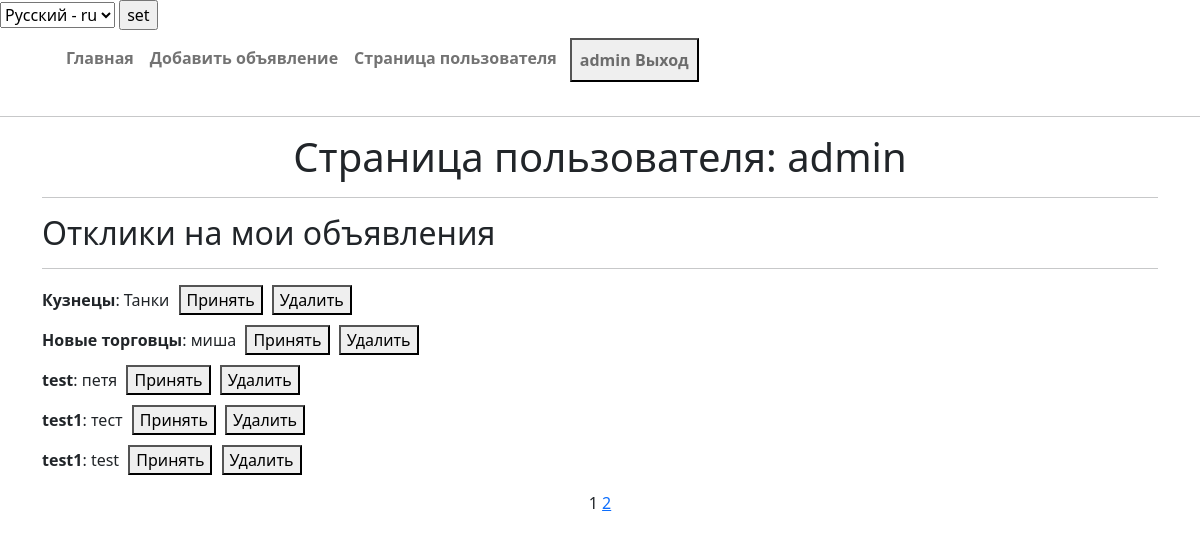
The page /announcements/responses/ (signed in) on the database its author committed.
### board/models.py (models this page shows)
class Response(models.Model):
    announcement = models.ForeignKey(Announcement, on_delete=models.CASCADE, related_name='responses')
    content = models.TextField(verbose_name=_("Content"))
    user = models.ForeignKey(User, on_delete=models.CASCADE)
    is_accepted = models.BooleanField(default=False)
    date_in = models.DateTimeField(auto_now_add=True)

class Announcement(models.Model):
    title = models.CharField(max_length=100, verbose_name=_("Title"))
    user = models.ForeignKey(User, on_delete=models.CASCADE)
    date_in = models.DateTimeField(auto_now_add=True)
    content = HTMLField(verbose_name=_("Content"))
    category = models.ForeignKey(Category, on_delete=models.CASCADE, verbose_name=_("Category"))

### board/views.py (the view)
# urls.py: path('responses/', UserResponsesView.as_view(), name='user_responses'),
class UserResponsesView(LoginRequiredMixin, ListView):
    model = Response
    template_name = 'user_responses.html'
    context_object_name = 'responses'
    ordering = ['-date_in']
    paginate_by = 5
    def get_queryset(self):
        return Response.objects.filter(announcement__user=self.request.user)

### board/templatetags/custom_tags.py (called while the page is built)
@register.simple_tag(takes_context=True)
def url_replace(context, **kwargs):
   d = context['request'].GET.copy()
   for k, v in kwargs.items():
       d[k] = v
   return d.urlencode()

### templates/user_responses.html (shortened to what this page needs)
{% extends 'flatpages/default.html' %}
{% load custom_tags %}
{% load i18n %}
{% block content %}
    <h1>{% trans 'User page' %}: {{ request.user }}</h1>
    <hr>
    <h2>{% trans 'Responses to my ads' %}</h2>
    <hr>
    {% if responses %}
        <ul>
            {% for response in responses %}
                <li>
                    <strong>{{ response.announcement.title }}</strong>: {{ response.content }}
                    <form action="{% url 'accept_response' response.pk %}" style="display:inline;">
                        {% if not response.is_accepted %}
                        <button type="submit">{% trans 'Accept' %}</button>
                        {% endif %}
                    </form>
                    <form action="{% url 'delete_response' response.pk %}" style="display:inline;">
                        <button type="submit">{% trans 'Delete' %}</button>
                    </form>
                </li>
            {% endfor %}
        </ul>
    {% else %}
        <h3>{% trans 'There are no responses' %}</h3>
    {% endif %}
   {{ page_obj.number }}
   {% if page_obj.has_next %}
       <a href="?{% url_replace page=page_obj.next_page_number %}">{{ page_obj.next_page_number }}</a>
   {% endif %}
{% endblock content %}

### templates/flatpages/default.html (shortened to what this page needs)
<!DOCTYPE html>
{% load i18n %}
{% load static %}
<html lang="en">
    <head>
        <link href="{% static 'css/styles.css' %}" rel="stylesheet" />
    </head>
        <body>
            <form action="{% url 'set_language' %}" method="POST"> {% csrf_token %}
                <select name="language" id="">
                    {% get_available_languages as LANGUAGES %}
                    {% get_language_info_list for LANGUAGES as languages %}
                    {% get_current_language as LANGUAGE_CODE %}
                    {% for language in languages %}
                        <option value="{{ language.code }}" {% if language.code == LANGUAGE_CODE %} selected {% endif %}>
                            {{ language.name_local }} - {{ language.code }}
                        </option>
                    {% endfor %}
                </select>
                <input type="submit" value="set">
            </form>
            <nav class="navbar navbar-expand-lg navbar-white bg-white static-top">
                <div class="container">
                    <div class="collapse navbar-collapse" id="navbarResponsive">
                        <ul class="navbar-nav ml-auto">
                            <li class="nav-item active">
                                <a class="nav-link text-grey" href="{% url 'announcement_list' %}"><b>{% trans "Main" %}</b>
                                </a>
                            </li>
                            <li class="nav-item">
                                <a class="nav-link text-grey" href="{% url 'create_announcement' %}"><b>{% trans "Add announcement" %}</b>
                            </a>
                            </li>
                            {% if request.user.is_authenticated %}
                                <li class="nav-item">
                                    <a class="nav-link text-grey" href="{% url 'user_responses' %}"><b>{% trans "User page" %}</b>
                                    </a>
                                </li>
                                <li class="nav-item">
                                    <form action="{% url 'logout_page' %}" method="post" style="display: inline;">
                                        <button type="submit" class="nav-link logout-button">
                                            <b>{{ request.user }} {% trans "Logout" %}</b>
                                        </button>
                                    </form>
                                </li>
                            {% else %}
                                <li class="nav-item">
                                    <a class="nav-link text-red" href="{% url 'login' %}"><b>{% trans "Login" %}</b>
                                    <span class="sr-only"></span>
                                </a>
                            {% endif %}
                        </ul>
                    </div>
                </div>
            </nav>
        <hr>
        <div class="container">
            <div class="row">
                <div class="col-lg-12 text-center">
                    {% block content %}{% endblock content %}
                </div>
            </div>
        </div>
      </body>
</html>

### templates/user_responses.html (style rules this page uses)
h2, h3, ul { text-align: left; }
ul { list-style: none; padding: 0; }
li { margin-bottom: 10px; }
button { margin-left: 5px; }

### rows shown on the page
Response: announcement "Кузнецы", content "Танки"
Response: announcement "Новые торговцы", content "миша"
Response: announcement "test", content "петя"
Response: announcement "test1", content "тест"
Response: announcement "test1", content "test"

### other values the page prints
{{ request.user }} "admin"
{{ page_obj.number }} "1"
{{ page_obj.next_page_number }} "2"
form field language "Русский - ru"
